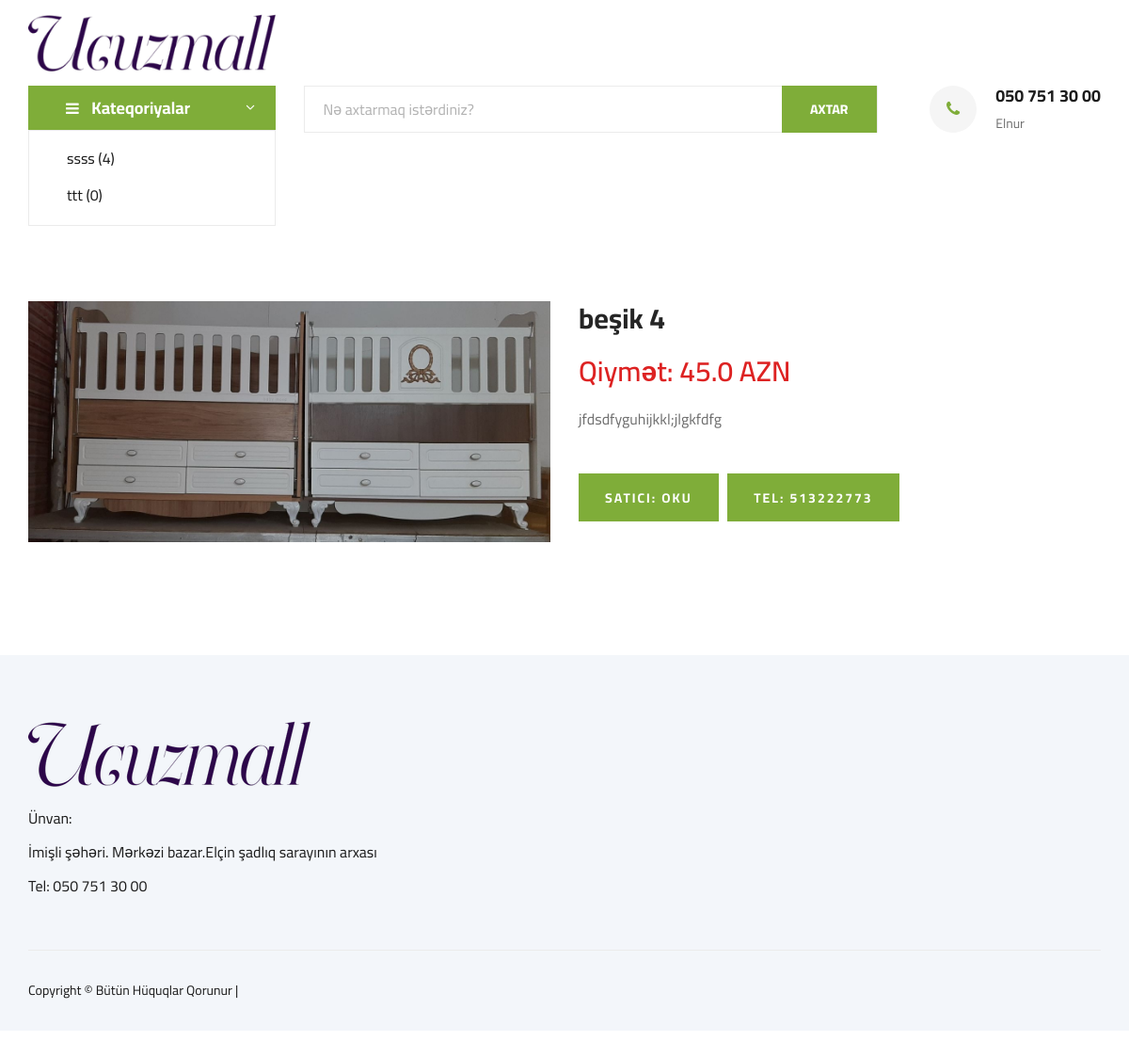
Screenshot of /detail/besik-4 with the database file from the repository.
### posts/models.py (models this page shows, shortened)
class Category(models.Model):
    title = models.CharField(max_length=150)
    slug = models.SlugField(unique=True,editable=False)
    def postCount(self):
        return self.posts.all().count()

class Post(models.Model):
    user = models.ForeignKey(settings.AUTH_USER_MODEL,on_delete=models.CASCADE,default=1,related_name="userposts")
    price = models.FloatField()
    phone = models.CharField(max_length=12, blank=True)
    title = models.CharField(max_length=150)
    image = models.ImageField(upload_to='uploads', blank=True)
    content = models.TextField()
    slug = models.SlugField(editable=False)
    created = models.DateField(auto_now_add=True)
    update = models.DateField(auto_now=True)
    category = models.ForeignKey(Category, on_delete=models.CASCADE, related_name="posts", default=True)

### posts/views.py (the view, shortened to what this page needs)
# urls.py: path('detail/<slug:slug>', views.PostDetail.as_view(), name="single"),
class PostDetail(DetailView):
    template_name = "posts/single.html"
    model = Post
    context_object_name = "single"
    def get_context_data(self, **kwargs):
        context = super(PostDetail, self).get_context_data(**kwargs)
        context['allCategories'] = Category.objects.all()
        context['posts'] = Post.objects.all().order_by('-created')
        return context

### posts/templates/posts/single.html (shortened to what this page needs)
{% extends "base.html" %}
{% load static %}
{% block content %}
</div>
</div>
</div>
<section class="product-details spad">
 <div class="container">
<div class="row">
<div class="col-lg-6 col-md-6">
<div class="product__details__pic">
<div class="product__details__pic__item">
<img class="product__details__pic__item--large" src="{{ single.image.url }}" alt=""></div>
</div>
</div>
<div class="col-lg-6 col-md-6">
<div class="product__details__text">
<h3>{{ single.title }}</h3>
<div class="product__details__price">Qiymət: {{ single.price }} AZN</div>
<p>{{ single.content }}</p>
<div class="product__details__quantity">
<a href="#" class="primary-btn">Satıcı: {{ single.user.username }}</a>
<a href="#" class="primary-btn">Tel: {{ single.phone }}</a>
</div>
</div>
 <br>
</div>
</div>
</div>
</section>
 {% endblock %}

### posts/templates/base.html (shortened to what this page needs)
{% load static %}
<!DOCTYPE html>
<html lang="zxx">
<head>
 <link rel="stylesheet" href="{% static "css/css-bootstrap.min.css" %}" type="text/css">
 <link rel="stylesheet" href="{% static "css/css-font-awesome.min.css" %}" type="text/css">
 <link rel="stylesheet" href="{% static "css/css-elegant-icons.css" %}" type="text/css">
 <link rel="stylesheet" href="{% static "css/css-nice-select.css" %}" type="text/css">
 <link rel="stylesheet" href="{% static "css/css-jquery-ui.min.css" %}" type="text/css">
 <link rel="stylesheet" href="{% static "css/css-owl.carousel.min.css" %}" type="text/css">
 <link rel="stylesheet" href="{% static "css/css-slicknav.min.css" %}" type="text/css">
 <link rel="stylesheet" href="{% static "css/css-style.css" %}" type="text/css">
</head>
<body>
<header class="header"><div class="">
<div class="container">
<div class="row">
<div class="col-lg-3">
<div class="header__logo">
 <center><a href="/"><img src="{% static "images/img-logo.png" %}" alt=""></a></center>
</div>
</div>
</div>
</div>
</header><section class="hero"><div class="container">
<div class="row">
<div class="col-lg-3">
<div class="hero__categories">
<div class="hero__categories__all">
<i class="fa fa-bars"></i>
<span>Kateqoriyalar</span>
</div>
<ul>
    {% for category in allCategories %}
    <li><a href="{% url 'category-detail' category.slug %}">{{ category.title }} (<span>{{ category.postCount }}</span>)</a></li>
    {% endfor %}
</ul></div>
</div>
<div class="col-lg-9">
<div class="hero__search">
<div class="hero__search__form">
<form action="{% url 'search' %}">
<input type="text" name="q" placeholder="Nə axtarmaq istərdiniz?"><button type="submit" class="site-btn">AXTAR</button>
</form>
</div>
<div class="hero__search__phone">
<div class="hero__search__phone__icon">
<i class="fa fa-phone"></i>
</div>
<div class="hero__search__phone__text">
<h5>050 751 30 00</h5>
<span>Elnur</span>
</div>
</div>
</div>
{% block content %}
{% endblock %}
<footer class="footer spad"><div class="container">
<div class="row">
<div class="col-lg-6 col-md-6 col-sm-6">
<div class="footer__about">
<div class="footer__about__logo">
<a href="index.html"><img src="{% static "images/img-logo.png" %}" alt=""></a>
</div>
<ul>
 <li>Ünvan:<br> İmişli şəhəri. Mərkəzi bazar.Elçin şadlıq sarayının arxası</li>
 <li>Tel: 050 751 30 00</li>
</ul>
</div>
</div>
</div>
<div class="row">
<div class="col-lg-12">
<div class="footer__copyright">
<div class="footer__copyright__text"><p>
 <a><center>Copyright &copy; Bütün Hüquqlar Qorunur |</center></a>
</p></div>
</div>
</div>
</div>
</div>
</footer>
</body>
</html>

### static/css/css-style.css (style rules this page uses)
html,body { height:100%;font-family:cairo,sans-serif;-webkit-font-smoothing:antialiased;font-smoothing:antialiased }
h1,h2,h3,h4,h5,h6 { margin:0;color:#111;font-weight:400;font-family:cairo,sans-serif }
h3 { font-size:30px }
h5 { font-size:18px }
p { font-size:16px;font-family:cairo,sans-serif;color:#6f6f6f;font-weight:400;line-height:26px;margin:0 0 15px }
img { max-width:100% }
ul,ol { padding:0;margin:0 }
.spad { padding-top:100px;padding-bottom:100px }
.primary-btn { display:inline-block;font-size:14px;padding:10px 28px;color:#fff;text-transform:uppercase;font-weight:700;background:#7fad39;letter-spacing:2px }
.site-btn { font-size:14px;color:#fff;font-weight:800;text-transform:uppercase;display:inline-block;padding:13px 30px 12px;background:#7fad39;border:none }
.header__logo { padding:15px 0 }
.header__logo a { display:inline-block }
.hero { padding-bottom:50px }
.hero__categories__all { background:#7fad39;position:relative;padding:10px 25px 10px 40px;cursor:pointer }
.hero__categories__all i { font-size:16px;color:#fff;margin-right:10px }
.hero__categories__all span { font-size:18px;font-weight:700;color:#fff }
.hero__categories__all:after { position:absolute;right:18px;top:9px;content:"3";font-family:eleganticons;font-size:18px;color:#fff }
.hero__categories ul { border:1px solid #ebebeb;padding-left:40px;padding-top:10px;padding-bottom:12px }
.hero__categories ul li { list-style:none }
.hero__categories ul li a { font-size:16px;color:#1c1c1c;line-height:39px;display:block }
.hero__search { overflow:hidden;margin-bottom:30px }
.hero__search__form { width:610px;height:50px;border:1px solid #ebebeb;position:relative;float:left }
.hero__search__form form input { width:70%;border:none;height:48px;font-size:16px;color:#b2b2b2;padding-left:20px }
.hero__search__form form input::placeholder { color:#b2b2b2 }
.hero__search__form form button { position:absolute;right:0;top:-1px;height:50px }
.hero__search__phone { float:right }
.hero__search__phone__icon { font-size:18px;color:#7fad39;height:50px;width:50px;background:#f5f5f5;line-height:50px;text-align:center;border-radius:50%;float:left;margin-right:20px }
.hero__search__phone__text { overflow:hidden }
.hero__search__phone__text h5 { color:#1c1c1c;font-weight:700;margin-bottom:5px }
.hero__search__phone__text span { font-size:14px;color:#6f6f6f }
.product-details { padding-top:80px }
.product__details__pic__item { margin-bottom:20px }
.product__details__pic__item img { min-width:100% }
.product__details__text h3 { color:#252525;font-weight:700;margin-bottom:16px }
.product__details__text .product__details__price { font-size:30px;color:#d22;font-weight:600;margin-bottom:15px }
.product__details__text p { margin-bottom:45px }
.product__details__text .primary-btn { padding:16px 28px 14px;margin-right:6px;margin-bottom:5px }
.product__details__quantity { display:inline-block;margin-right:6px }
.footer { background:#f3f6fa;padding-top:70px;padding-bottom:0 }
.footer__about { margin-bottom:30px }
.footer__about ul li { font-size:16px;color:#1c1c1c;line-height:36px;list-style:none }
.footer__about__logo { margin-bottom:15px }
.footer__about__logo a { display:inline-block }
.footer__copyright { border-top:1px solid #ebebeb;padding:15px 0;overflow:hidden;margin-top:20px }
.footer__copyright__text { font-size:14px;color:#1c1c1c;float:left;line-height:25px }
@media only screen and (min-width:1200px) { .container { max-width:1170px } }

### rows the page displays
Category: title "ssss", postCount "4"
Category: title "ttt", postCount "0"
Post: image (picture), title "beşik 4", price "45.0", content "jfdsdfyguhijkkl;jlgkfdfg", user.username "OKU", phone "513222773"
